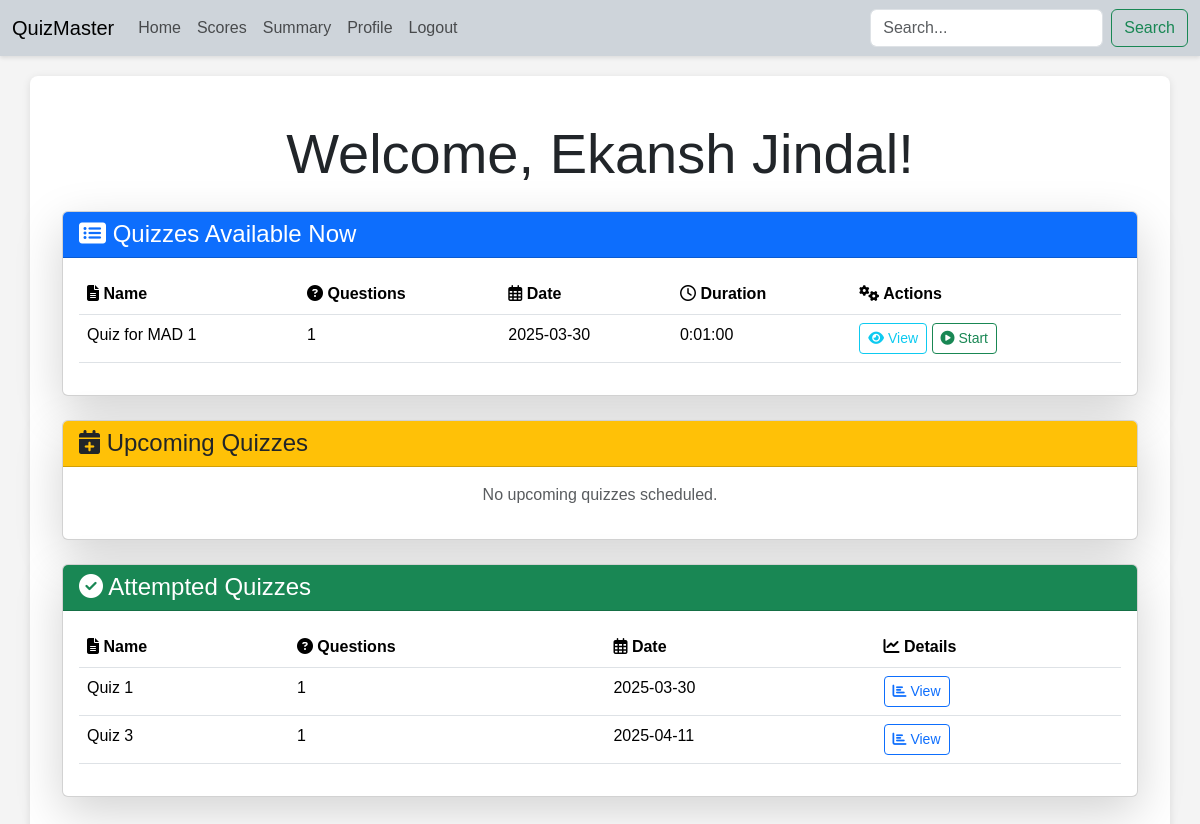
The app's page / (signed in) with its own data.
### models.py (models this page shows)
class User(db.Model):
    id = db.Column(db.Integer, primary_key=True)
    username = db.Column(db.String(92), unique=True)
    passhash = db.Column(db.String(256), nullable=False)
    name = db.Column(db.String(64), nullable=True)
    dob = db.Column(db.DateTime, nullable=True)
    qualification = db.Column(db.String(256), nullable=True)
    is_admin = db.Column(db.Boolean, nullable=False, default=False)

class Quiz(db.Model):
    id = db.Column(db.Integer, primary_key=True)
    quiz_name = db.Column(db.String(92), unique=True, nullable=False)
    remarks = db.Column(db.String(256), nullable=True)
    chapter_id = db.Column(db.Integer, db.ForeignKey('chapter.id'), nullable=False)
    chapter = db.relationship('Chapter', back_populates='quizzes')
    date_of_quiz = db.Column(db.DateTime, nullable=False)
    time_duration = db.Column(db.Interval, nullable=False)
    questions = db.relationship('Question', back_populates='quiz', lazy=True, cascade='all, delete-orphan')
    scores = db.relationship('Scores', back_populates='quiz', lazy=True, cascade='all, delete-orphan')

### controller/routes.py (the view)
@app.route('/')
@auth_required
def index():
    user = User.query.get(session['user_id'])
    if user.is_admin:
        return redirect(url_for('admin'))
    current_time = datetime.now()
    attempted_quiz_ids = {score.quiz_id for score in Scores.query.filter_by(user_id=user.id).all()}
    upcoming_quizzes = Quiz.query.filter(Quiz.date_of_quiz > current_time).all()
    available_quizzes = Quiz.query.filter(
        Quiz.date_of_quiz <= current_time,
        Quiz.id.notin_(attempted_quiz_ids)
    ).all()
    attempted_quizzes = Quiz.query.filter(Quiz.id.in_(attempted_quiz_ids)).all()
    quiz_question_counts = {}
    for quiz in available_quizzes + upcoming_quizzes + attempted_quizzes:
        quiz_question_counts[quiz.id] = Question.query.filter_by(quiz_id=quiz.id).count()
    return render_template(
        'index.html',
        available_quizzes=available_quizzes,
        upcoming_quizzes=upcoming_quizzes,
        attempted_quizzes=attempted_quizzes,
        user=user,
        quiz_question_counts=quiz_question_counts
    )

### controller/routes.py (called while the page is built)
def auth_required(func):
    @wraps(func)
    def inner(*args, **kwargs):
        if 'user_id' not in session:
            flash("Please login to continue")
            return redirect(url_for('login'))
        if session.get('is_admin'):
            return redirect(url_for('admin'))
        return func(*args, **kwargs)
    inner.__name__ = func.__name__
    return inner

### templates/index.html (shortened to what this page needs)
{% extends 'layout.html' %}
{% block content %}
<div class="container mt-4">
    <h1 class="display-4 text-center mb-4">Welcome, {{ user.name }}!</h1>
    <div class="card mb-4 shadow-lg">
        <div class="card-header bg-primary text-white">
            <h2 class="h4 mb-0">
                <i class="fas fa-list-alt"></i> Quizzes Available Now
            </h2>
        </div>
        <div class="card-body">
            {% if available_quizzes %}
                <table class="table table-hover">
                    <thead class="bg-light">
                        <tr>
                            <th><i class="fas fa-file-alt"></i> Name</th>
                            <th><i class="fas fa-question-circle"></i> Questions</th>
                            <th><i class="far fa-calendar-alt"></i> Date</th>
                            <th><i class="far fa-clock"></i> Duration</th>
                            <th><i class="fas fa-cogs"></i> Actions</th>
                        </tr>
                    </thead>
                    <tbody>
                        {% for quiz in available_quizzes %}
                            <tr>
                                <td>{{ quiz.quiz_name }}</td>
                                <td>{{ quiz_question_counts[quiz.id] }}</td>
                                <td>{{ quiz.date_of_quiz.strftime('%Y-%m-%d') }}</td>
                                <td>{{ quiz.time_duration }}</td>
                                <td>
                                    <a href="{{ url_for('user_quiz', id=quiz.id) }}" class="btn btn-sm btn-outline-info">
                                        <i class="fas fa-eye"></i> View
                                    </a>
                                    <a href="{{ url_for('start_quiz', id=quiz.id) }}" class="btn btn-sm btn-outline-success">
                                        <i class="fas fa-play-circle"></i> Start
                                    </a>
                                </td>
                            </tr>
                        {% endfor %}
                    </tbody>
                </table>
            {% else %}
                <p class="text-muted text-center">No quizzes available at the moment.</p>
            {% endif %}
        </div>
    </div>
    <div class="card mb-4 shadow-lg">
        <div class="card-header bg-warning text-dark">
            <h2 class="h4 mb-0">
                <i class="fas fa-calendar-plus"></i> Upcoming Quizzes
            </h2>
        </div>
        <div class="card-body">
            {% if upcoming_quizzes %}
                <table class="table table-hover">
                    <thead class="bg-light">
                        <tr>
                            <th><i class="fas fa-file-alt"></i> Name</th>
                            <th><i class="fas fa-question-circle"></i> Questions</th>
                            <th><i class="far fa-calendar-alt"></i> Date</th>
                            <th><i class="far fa-clock"></i> Duration</th>
                            <th><i class="fas fa-info-circle"></i> Details</th>
                        </tr>
                    </thead>
                    <tbody>
                        {% for quiz in upcoming_quizzes %}
                            <tr>
                                <td>{{ quiz.quiz_name }}</td>
                                <td>{{ quiz_question_counts[quiz.id] }}</td>
                                <td>{{ quiz.date_of_quiz.strftime('%Y-%m-%d') }}</td>
                                <td>{{ quiz.time_duration }}</td>
                                <td>
                                    <a href="{{ url_for('user_quiz', id=quiz.id) }}" class="btn btn-sm btn-outline-primary">
                                        <i class="fas fa-eye"></i> View
                                    </a>
                                </td>
                            </tr>
                        {% endfor %}
                    </tbody>
                </table>
            {% else %}
                <p class="text-muted text-center">No upcoming quizzes scheduled.</p>
            {% endif %}
        </div>
    </div>
    <div class="card mb-4 shadow-lg">
        <div class="card-header bg-success text-white">
            <h2 class="h4 mb-0">
                <i class="fas fa-check-circle"></i> Attempted Quizzes
            </h2>
        </div>
        <div class="card-body">
            {% if attempted_quizzes %}
                <table class="table table-hover">
                    <thead class="bg-light">
                        <tr>
                            <th><i class="fas fa-file-alt"></i> Name</th>
                            <th><i class="fas fa-question-circle"></i> Questions</th>
                            <th><i class="far fa-calendar-alt"></i> Date</th>
                            <th><i class="fas fa-chart-line"></i> Details</th>
                        </tr>
                    </thead>
                    <tbody>
                        {% for quiz in attempted_quizzes %}
                            <tr>
                                <td>{{ quiz.quiz_name }}</td>
                                <td>{{ quiz_question_counts[quiz.id] }}</td>
                                <td>{{ quiz.date_of_quiz.strftime('%Y-%m-%d') }}</td>
                                <td>
                                    <a href="{{ url_for('user_quiz', id=quiz.id) }}" class="btn btn-sm btn-outline-primary">
                                        <i class="fas fa-chart-bar"></i> View
                                    </a>
                                </td>
                            </tr>
                        {% endfor %}
                    </tbody>
                </table>
            {% else %}
                <p class="text-muted text-center">You haven't attempted any quizzes yet.</p>
            {% endif %}
        </div>
    </div>
</div>
{% endblock %}

### templates/layout.html (shortened to what this page needs)
<!DOCTYPE html>
<html lang="en">
<head>
    <link href="https://cdn.jsdelivr.net/npm/bootstrap@5.3.3/dist/css/bootstrap.min.css" rel="stylesheet">
    <link rel="stylesheet" href="https://cdnjs.cloudflare.com/ajax/libs/font-awesome/6.7.2/css/all.min.css">
</head>
<body>
    {% include 'navbar.html' with context %}
    <div class="container main-container">
        {% block content %}
        {% endblock %}
    </div>
</body>
</html>

### templates/navbar.html (shortened to what this page needs)
<nav class="navbar navbar-expand-lg bg-dark-subtle">
  <div class="container-fluid">
    <a class="navbar-brand" href="/">QuizMaster</a>
    <div class="collapse navbar-collapse" id="navbarSupportedContent">
      <ul class="navbar-nav me-auto mb-2 mb-lg-0">
        {% if 'user_id' in session %}
          {% if session.get('is_admin') %}
            <li class="nav-item"><a class="nav-link" href="{{ url_for('index') }}">Home</a></li>
            <li class="nav-item"><a class="nav-link" href="{{ url_for('quiz') }}">Quiz</a></li>
            <li class="nav-item"><a class="nav-link" href="{{ url_for('admin_summary') }}">Summary</a></li>
            <li class="nav-item"><a class="nav-link" href="{{ url_for('admin_profile') }}">Profile</a></li>
            <li class="nav-item"><a class="nav-link" href="{{ url_for('admin_logout') }}">Logout</a></li>
          {% else %}
            <li class="nav-item"><a class="nav-link" href="{{ url_for('index') }}">Home</a></li>
            <li class="nav-item"><a class="nav-link" href="{{ url_for('user_scores') }}">Scores</a></li>
            <li class="nav-item"><a class="nav-link" href="{{ url_for('user_summary') }}">Summary</a></li>
            <li class="nav-item"><a class="nav-link" href="{{ url_for('profile') }}">Profile</a></li>
            <li class="nav-item"><a class="nav-link" href="{{ url_for('logout') }}">Logout</a></li>
          {% endif %}
      </ul>
      <form class="d-flex" action="{% if session.get('is_admin') %}{{ url_for('admin_search') }}{% else %}{{ url_for('user_search') }}{% endif %}" method="GET">
        <input class="form-control me-2" type="search" name="q" placeholder="Search..." aria-label="Search">
        <button class="btn btn-outline-success" type="submit">Search</button>
      </form>
      {% else %}
        <ul class="navbar-nav ms-auto">
          <li class="nav-item"><a class="nav-link active" href="{{ url_for('login') }}">Login</a></li>
          <li class="nav-item"><a class="nav-link active" href="{{ url_for('register')}}">Register</a></li>
        </ul>
      {% endif %}
    </div>
  </div>
</nav>

### templates/layout.html (style rules this page uses)
html, body { margin: 0; padding: 0; background-color: #f4f4f4; font-family: 'Arial', sans-serif; }
.navbar { background-color: white; box-shadow: 0 2px 4px rgba(0, 0, 0, 0.1); }
.main-container { margin-top: 20px; padding: 20px; background: white; border-radius: 8px; box-shadow: 0 2px 8px rgba(0, 0, 0, 0.1); }

### records on screen
User: name "Ekansh Jindal"
Quiz: quiz_name "Quiz for MAD 1", quiz_question_counts "1", date_of_quiz "2025-03-30", time_duration "0:01:00"
Quiz: quiz_name "Quiz 1", id "1", date_of_quiz "2025-03-30"
Quiz: quiz_name "Quiz 3", quiz_question_counts "1", date_of_quiz "2025-04-11"
